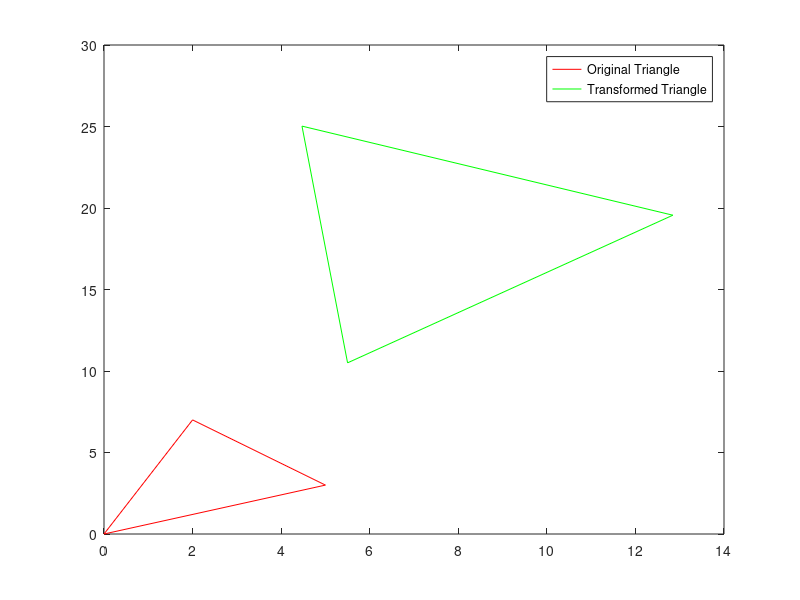

Reproduce this figure in MATLAB.
%% Machine Vision Homework 2
% Problem 2
% Arthor: Xinyi Cai

%% Part 1

% Housekeeping
clc; 
clear all; 

x_t = [0, 2, 5]; 
y_t = [0, 7, 3]; 

X_c = 0.5*(max(x_t)-min(x_t)); 
Y_c = 0.5*(max(y_t)-min(y_t)); 

k = 2; 
theta = 20; 
x_d = 3; 
y_d = 7; 

q1 = k * cosd(theta); 
q2 = k * sind(theta); 
q3 = X_c + x_d; 
q4 = Y_c + y_d; 

for i = 1:3
    X_i(i) = q1 * x_t(i) - q2 * y_t(i) + q3; 
    Y_i(i) = q1 * y_t(i) + q2 * x_t(i) + q4; 
end

figure; 
plot([x_t, x_t(1)], [y_t, y_t(1)], 'r')
hold on 
plot([X_i, X_i(1)], [Y_i, Y_i(1)], 'g')
legend('Original Triangle', 'Transformed Triangle')
